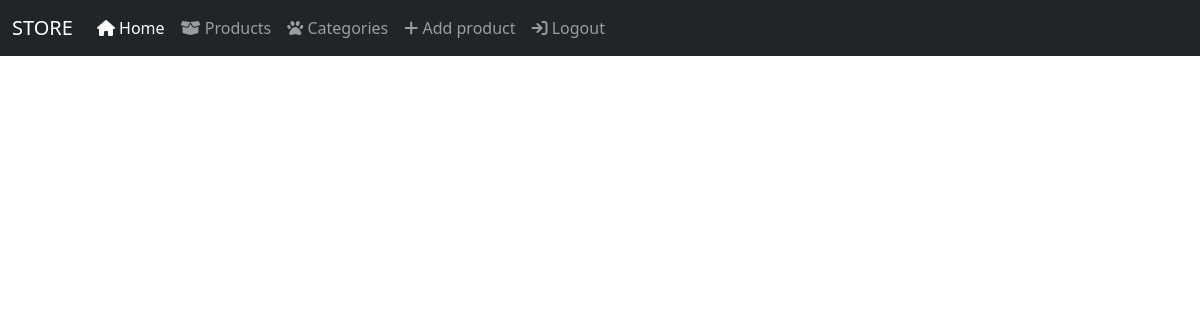
Page /categories/ on the earlier database version.
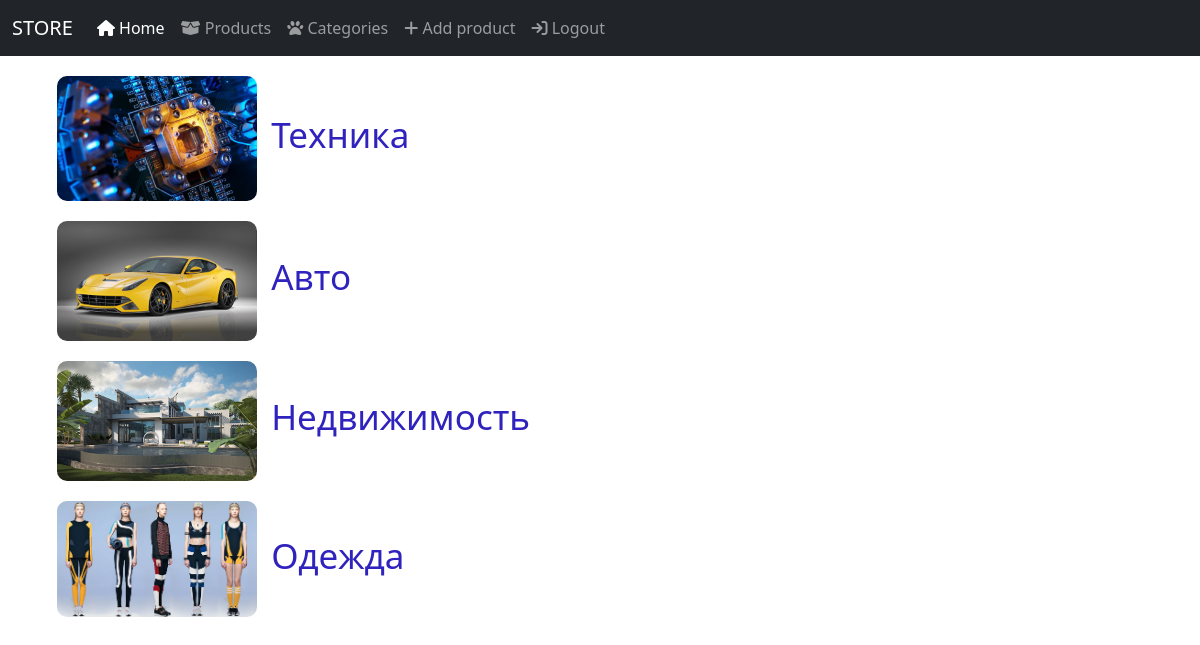
Same page on the later database version.
### posts/models.py (models this page shows, shortened)
class Category(models.Model):
    name = models.CharField(max_length=255)
    image = models.ImageField(null=True)

### posts/views.py (the view)
# urls.py: path('categories/', show_categories, name='categories'),
def show_categories(request):
    categories = Category.objects.all()
    context = {
        'categories': categories
    }
    return render(request, 'categories/categories.html', context=context)

### posts/templates/categories/categories.html (shortened to what this page needs)
{% extends 'layouts/index.html' %}
{% block content %}
  {% for category in categories %}
  <div class="cats">
      <ul>
        <li><a href="/posts/?category_id={{ category.id }}"><img width="200px" src="/media/{{ category.image }}" alt=""></a> <a href="/posts/?category_id={{ category.id }}">{{category.name}}</a> </li>
      </ul>
  </div>
  {% endfor %}
{% endblock %}

Differences in the rows shown:
added Category: image (picture), name "Техника"
added Category: image (picture), name "Авто"
added Category: image (picture), name "Недвижимость"
added Category: image (picture), name "Одежда"
